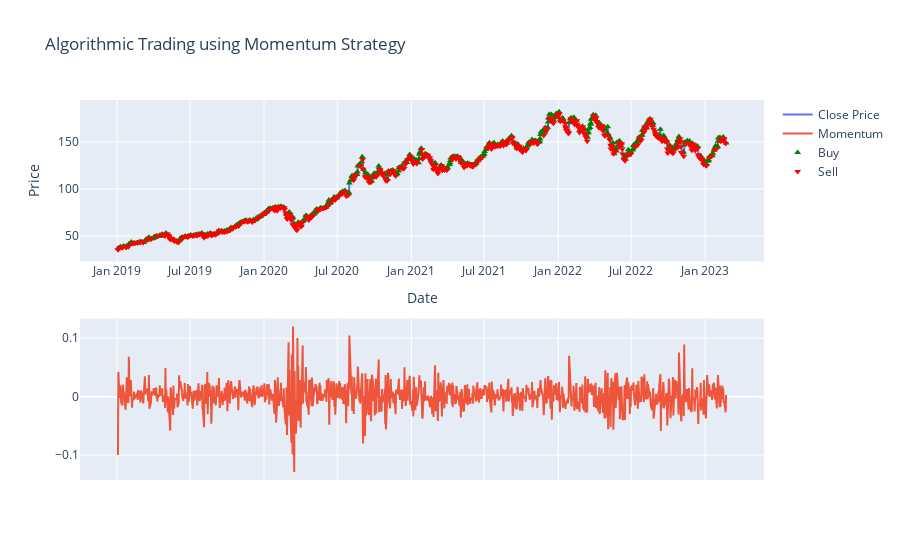

The cell this chart's notebook holds for it:
### Code cell
# Calculation of momentum
stock_appl['momentum'] = stock_appl['close'].pct_change()

# Creating subplots to show momentum and buying/selling markers
figure = make_subplots(rows=2, cols=1)
figure.add_trace(go.Scatter(x=stock_appl.index, 
                         y=stock_appl['close'], 
                         name='Close Price'))
figure.add_trace(go.Scatter(x=stock_appl.index, 
                         y=stock_appl['momentum'], 
                         name='Momentum', 
                         yaxis='y2'))

# Adding the buy and sell signals
figure.add_trace(go.Scatter(x=stock_appl.loc[stock_appl['momentum'] > 0].index, 
                         y=stock_appl.loc[stock_appl['momentum'] > 0]['close'], 
                         mode='markers', name='Buy', 
                         marker=dict(color='green', symbol='triangle-up')))

figure.add_trace(go.Scatter(x=stock_appl.loc[stock_appl['momentum'] < 0].index, 
                         y=stock_appl.loc[stock_appl['momentum'] < 0]['close'], 
                         mode='markers', name='Sell', 
                         marker=dict(color='red', symbol='triangle-down')))

figure.update_layout(title='Algorithmic Trading using Momentum Strategy',
                  xaxis_title='Date',
                  yaxis_title='Price')
figure.update_yaxes(title="Momentum", secondary_y=True)
figure.show()

### Figure 1 — Plotly figure (JSON) as saved in the notebook; plotly's stock layout.template omitted (floating-point values rounded to 4 significant figures; data arrays with more than 128 entries replaced by an {"elided": "..."} marker saying what was removed)
{"data": [{"name": "Close Price", "type": "scatter", "x": {"elided": "1043 str values"}, "y": {"elided": "1043 float values"}}, {"name": "Momentum", "type": "scatter", "x": {"elided": "1043 str values"}, "y": {"elided": "1043 float values"}, "yaxis": "y2"}, {"marker": {"color": "green", "symbol": "triangle-up"}, "mode": "markers", "name": "Buy", "type": "scatter", "x": {"elided": "556 str values"}, "y": {"elided": "556 float values"}}, {"marker": {"color": "red", "symbol": "triangle-down"}, "mode": "markers", "name": "Sell", "type": "scatter", "x": {"elided": "484 str values"}, "y": {"elided": "484 float values"}}], "layout": {"title": {"text": "Algorithmic Trading using Momentum Strategy"}, "xaxis": {"anchor": "y", "domain": [0, 1], "title": {"text": "Date"}}, "xaxis2": {"anchor": "y2", "domain": [0, 1]}, "yaxis": {"anchor": "x", "domain": [0.575, 1], "title": {"text": "Price"}}, "yaxis2": {"anchor": "x2", "domain": [0, 0.425]}}}
